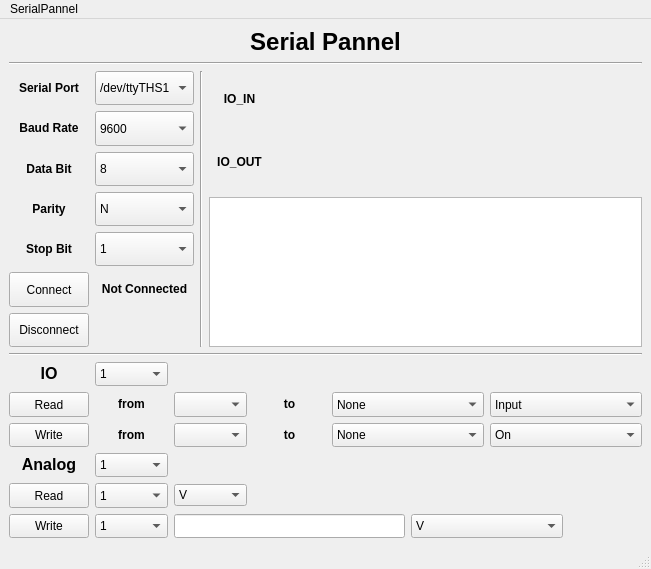
<?xml version="1.0" encoding="UTF-8"?>
<ui version="4.0">
 <class>MainWindow</class>
 <widget class="QMainWindow" name="MainWindow">
  <property name="geometry">
   <rect>
    <x>0</x>
    <y>0</y>
    <width>651</width>
    <height>569</height>
   </rect>
  </property>
  <property name="windowTitle">
   <string>MainWindow</string>
  </property>
  <widget class="QWidget" name="centralwidget">
   <property name="sizePolicy">
    <sizepolicy hsizetype="Preferred" vsizetype="Preferred">
     <horstretch>0</horstretch>
     <verstretch>0</verstretch>
    </sizepolicy>
   </property>
   <layout class="QGridLayout" name="gridLayout_4" rowstretch="2,14,1,10" columnstretch="1,5,10">
    <item row="0" column="0" colspan="3">
     <layout class="QVBoxLayout" name="verticalLayout">
      <item>
       <widget class="QLabel" name="title">
        <property name="text">
         <string>&lt;html&gt;&lt;head/&gt;&lt;body&gt;&lt;p align=&quot;center&quot;&gt;&lt;span style=&quot; font-size:18pt; font-weight:600;&quot;&gt;Serial Pannel&lt;/span&gt;&lt;/p&gt;&lt;/body&gt;&lt;/html&gt;</string>
        </property>
        <property name="textFormat">
         <enum>Qt::AutoText</enum>
        </property>
        <property name="scaledContents">
         <bool>false</bool>
        </property>
       </widget>
      </item>
      <item>
       <widget class="Line" name="line_3">
        <property name="orientation">
         <enum>Qt::Horizontal</enum>
        </property>
       </widget>
      </item>
     </layout>
    </item>
    <item row="1" column="0">
     <layout class="QGridLayout" name="gridLayout_2" rowstretch="1,1,1,1,1,1,1" columnstretch="1,2">
      <property name="sizeConstraint">
       <enum>QLayout::SetDefaultConstraint</enum>
      </property>
      <property name="verticalSpacing">
       <number>6</number>
      </property>
      <item row="1" column="0">
       <widget class="QLabel" name="title_3">
        <property name="text">
         <string>&lt;html&gt;&lt;head/&gt;&lt;body&gt;&lt;p align=&quot;center&quot;&gt;&lt;span style=&quot; font-weight:600;&quot;&gt;Baud Rate&lt;/span&gt;&lt;/p&gt;&lt;/body&gt;&lt;/html&gt;</string>
        </property>
       </widget>
      </item>
      <item row="1" column="1">
       <widget class="QComboBox" name="baud_rate">
        <property name="sizePolicy">
         <sizepolicy hsizetype="Preferred" vsizetype="Expanding">
          <horstretch>0</horstretch>
          <verstretch>0</verstretch>
         </sizepolicy>
        </property>
        <property name="currentIndex">
         <number>1</number>
        </property>
        <item>
         <property name="text">
          <string>4800</string>
         </property>
        </item>
        <item>
         <property name="text">
          <string>9600</string>
         </property>
        </item>
        <item>
         <property name="text">
          <string>14400</string>
         </property>
        </item>
        <item>
         <property name="text">
          <string>19200</string>
         </property>
        </item>
        <item>
         <property name="text">
          <string>38400</string>
         </property>
        </item>
        <item>
         <property name="text">
          <string>56000</string>
         </property>
        </item>
        <item>
         <property name="text">
          <string>57600</string>
         </property>
        </item>
        <item>
         <property name="text">
          <string>115200</string>
         </property>
        </item>
       </widget>
      </item>
      <item row="0" column="1">
       <widget class="QComboBox" name="serial_port">
        <property name="sizePolicy">
         <sizepolicy hsizetype="Preferred" vsizetype="Preferred">
          <horstretch>0</horstretch>
          <verstretch>0</verstretch>
         </sizepolicy>
        </property>
        <item>
         <property name="text">
          <string>/dev/ttyTHS1</string>
         </property>
        </item>
        <item>
         <property name="text">
          <string>/dev/ttyTHS2</string>
         </property>
        </item>
       </widget>
      </item>
      <item row="4" column="1">
       <widget class="QComboBox" name="stop_bit">
        <property name="sizePolicy">
         <sizepolicy hsizetype="Preferred" vsizetype="Expanding">
          <horstretch>0</horstretch>
          <verstretch>0</verstretch>
         </sizepolicy>
        </property>
        <item>
         <property name="text">
          <string>1</string>
         </property>
        </item>
        <item>
         <property name="text">
          <string>1.5</string>
         </property>
        </item>
        <item>
         <property name="text">
          <string>2</string>
         </property>
        </item>
       </widget>
      </item>
      <item row="0" column="0">
       <widget class="QLabel" name="title_2">
        <property name="text">
         <string>&lt;html&gt;&lt;head/&gt;&lt;body&gt;&lt;p align=&quot;center&quot;&gt;&lt;span style=&quot; font-weight:600;&quot;&gt;Serial Port&lt;/span&gt;&lt;/p&gt;&lt;/body&gt;&lt;/html&gt;</string>
        </property>
       </widget>
      </item>
      <item row="3" column="0">
       <widget class="QLabel" name="title_5">
        <property name="text">
         <string>&lt;html&gt;&lt;head/&gt;&lt;body&gt;&lt;p align=&quot;center&quot;&gt;&lt;span style=&quot; font-weight:600;&quot;&gt;Parity&lt;/span&gt;&lt;/p&gt;&lt;/body&gt;&lt;/html&gt;</string>
        </property>
       </widget>
      </item>
      <item row="3" column="1">
       <widget class="QComboBox" name="parity">
        <property name="sizePolicy">
         <sizepolicy hsizetype="Preferred" vsizetype="Expanding">
          <horstretch>0</horstretch>
          <verstretch>0</verstretch>
         </sizepolicy>
        </property>
        <item>
         <property name="text">
          <string>N</string>
         </property>
        </item>
        <item>
         <property name="text">
          <string>E</string>
         </property>
        </item>
        <item>
         <property name="text">
          <string>O</string>
         </property>
        </item>
       </widget>
      </item>
      <item row="4" column="0">
       <widget class="QLabel" name="title_6">
        <property name="text">
         <string>&lt;html&gt;&lt;head/&gt;&lt;body&gt;&lt;p align=&quot;center&quot;&gt;&lt;span style=&quot; font-weight:600;&quot;&gt;Stop Bit&lt;/span&gt;&lt;/p&gt;&lt;/body&gt;&lt;/html&gt;</string>
        </property>
       </widget>
      </item>
      <item row="6" column="0">
       <widget class="QPushButton" name="disconnect_click">
        <property name="sizePolicy">
         <sizepolicy hsizetype="Minimum" vsizetype="Expanding">
          <horstretch>0</horstretch>
          <verstretch>0</verstretch>
         </sizepolicy>
        </property>
        <property name="text">
         <string>Disconnect</string>
        </property>
       </widget>
      </item>
      <item row="2" column="0">
       <widget class="QLabel" name="title_4">
        <property name="text">
         <string>&lt;html&gt;&lt;head/&gt;&lt;body&gt;&lt;p align=&quot;center&quot;&gt;&lt;span style=&quot; font-weight:600;&quot;&gt;Data Bit&lt;/span&gt;&lt;/p&gt;&lt;/body&gt;&lt;/html&gt;</string>
        </property>
       </widget>
      </item>
      <item row="2" column="1">
       <widget class="QComboBox" name="data_bit">
        <property name="sizePolicy">
         <sizepolicy hsizetype="Preferred" vsizetype="Expanding">
          <horstretch>0</horstretch>
          <verstretch>0</verstretch>
         </sizepolicy>
        </property>
        <property name="currentText">
         <string>8</string>
        </property>
        <property name="currentIndex">
         <number>3</number>
        </property>
        <item>
         <property name="text">
          <string>5</string>
         </property>
        </item>
        <item>
         <property name="text">
          <string>6</string>
         </property>
        </item>
        <item>
         <property name="text">
          <string>7</string>
         </property>
        </item>
        <item>
         <property name="text">
          <string>8</string>
         </property>
        </item>
       </widget>
      </item>
      <item row="5" column="0">
       <widget class="QPushButton" name="connect_click">
        <property name="sizePolicy">
         <sizepolicy hsizetype="Minimum" vsizetype="Expanding">
          <horstretch>0</horstretch>
          <verstretch>0</verstretch>
         </sizepolicy>
        </property>
        <property name="text">
         <string>Connect</string>
        </property>
       </widget>
      </item>
      <item row="5" column="1">
       <widget class="QLabel" name="waitinglabel">
        <property name="text">
         <string>&lt;html&gt;&lt;head/&gt;&lt;body&gt;&lt;p align=&quot;center&quot;&gt;&lt;span style=&quot; font-weight:600;&quot;&gt;Not Connected&lt;/span&gt;&lt;/p&gt;&lt;/body&gt;&lt;/html&gt;</string>
        </property>
       </widget>
      </item>
     </layout>
    </item>
    <item row="1" column="1">
     <widget class="Line" name="line_2">
      <property name="orientation">
       <enum>Qt::Vertical</enum>
      </property>
     </widget>
    </item>
    <item row="1" column="2">
     <layout class="QGridLayout" name="gridLayout_3" rowstretch="1,1,20" columnstretch="1,6">
      <property name="sizeConstraint">
       <enum>QLayout::SetDefaultConstraint</enum>
      </property>
      <item row="0" column="0">
       <widget class="QLabel" name="IO_label_2">
        <property name="text">
         <string>&lt;html&gt;&lt;head/&gt;&lt;body&gt;&lt;p align=&quot;center&quot;&gt;&lt;span style=&quot; font-weight:600;&quot;&gt;IO_IN&lt;/span&gt;&lt;/p&gt;&lt;/body&gt;&lt;/html&gt;</string>
        </property>
       </widget>
      </item>
      <item row="0" column="1" rowspan="2">
       <widget class="QWidget" name="led_widget" native="true">
        <property name="sizePolicy">
         <sizepolicy hsizetype="Minimum" vsizetype="Minimum">
          <horstretch>0</horstretch>
          <verstretch>0</verstretch>
         </sizepolicy>
        </property>
        <property name="minimumSize">
         <size>
          <width>360</width>
          <height>120</height>
         </size>
        </property>
        <property name="maximumSize">
         <size>
          <width>16777215</width>
          <height>120</height>
         </size>
        </property>
       </widget>
      </item>
      <item row="1" column="0">
       <widget class="QLabel" name="IO_label_3">
        <property name="text">
         <string>&lt;html&gt;&lt;head/&gt;&lt;body&gt;&lt;p align=&quot;center&quot;&gt;&lt;span style=&quot; font-weight:600;&quot;&gt;IO_OUT&lt;/span&gt;&lt;/p&gt;&lt;/body&gt;&lt;/html&gt;</string>
        </property>
       </widget>
      </item>
      <item row="2" column="0" colspan="2">
       <widget class="QTextEdit" name="serial_message">
        <property name="sizePolicy">
         <sizepolicy hsizetype="Minimum" vsizetype="Minimum">
          <horstretch>0</horstretch>
          <verstretch>0</verstretch>
         </sizepolicy>
        </property>
        <property name="minimumSize">
         <size>
          <width>420</width>
          <height>150</height>
         </size>
        </property>
        <property name="readOnly">
         <bool>true</bool>
        </property>
       </widget>
      </item>
     </layout>
    </item>
    <item row="2" column="0" colspan="3">
     <widget class="Line" name="line">
      <property name="orientation">
       <enum>Qt::Horizontal</enum>
      </property>
     </widget>
    </item>
    <item row="3" column="0" colspan="3">
     <layout class="QGridLayout" name="gridLayout" rowstretch="1,1,1,1,1,1" columnstretch="1,1,1,1,1,1,1,1">
      <item row="0" column="0">
       <widget class="QLabel" name="IO_label">
        <property name="text">
         <string>&lt;html&gt;&lt;head/&gt;&lt;body&gt;&lt;p align=&quot;center&quot;&gt;&lt;span style=&quot; font-size:12pt; font-weight:600;&quot;&gt;IO&lt;/span&gt;&lt;/p&gt;&lt;/body&gt;&lt;/html&gt;</string>
        </property>
       </widget>
      </item>
      <item row="0" column="1">
       <widget class="QComboBox" name="io_port">
        <property name="sizePolicy">
         <sizepolicy hsizetype="Preferred" vsizetype="Expanding">
          <horstretch>0</horstretch>
          <verstretch>0</verstretch>
         </sizepolicy>
        </property>
        <item>
         <property name="text">
          <string>1</string>
         </property>
        </item>
        <item>
         <property name="text">
          <string>2</string>
         </property>
        </item>
       </widget>
      </item>
      <item row="1" column="0">
       <widget class="QPushButton" name="io_read_click">
        <property name="sizePolicy">
         <sizepolicy hsizetype="Minimum" vsizetype="Expanding">
          <horstretch>0</horstretch>
          <verstretch>0</verstretch>
         </sizepolicy>
        </property>
        <property name="text">
         <string>Read</string>
        </property>
       </widget>
      </item>
      <item row="1" column="1">
       <widget class="QLabel" name="io_read_from_label">
        <property name="text">
         <string>&lt;html&gt;&lt;head/&gt;&lt;body&gt;&lt;p align=&quot;center&quot;&gt;&lt;span style=&quot; font-weight:600;&quot;&gt;from&lt;/span&gt;&lt;/p&gt;&lt;/body&gt;&lt;/html&gt;</string>
        </property>
       </widget>
      </item>
      <item row="1" column="2">
       <widget class="QComboBox" name="io_read_from">
        <property name="sizePolicy">
         <sizepolicy hsizetype="Preferred" vsizetype="Expanding">
          <horstretch>0</horstretch>
          <verstretch>0</verstretch>
         </sizepolicy>
        </property>
       </widget>
      </item>
      <item row="1" column="3">
       <widget class="QLabel" name="io_read_to_label">
        <property name="text">
         <string>&lt;html&gt;&lt;head/&gt;&lt;body&gt;&lt;p align=&quot;center&quot;&gt;&lt;span style=&quot; font-weight:600;&quot;&gt;to&lt;/span&gt;&lt;/p&gt;&lt;/body&gt;&lt;/html&gt;</string>
        </property>
       </widget>
      </item>
      <item row="1" column="4" colspan="2">
       <widget class="QComboBox" name="io_read_to">
        <property name="sizePolicy">
         <sizepolicy hsizetype="Preferred" vsizetype="Expanding">
          <horstretch>0</horstretch>
          <verstretch>0</verstretch>
         </sizepolicy>
        </property>
        <item>
         <property name="text">
          <string>None</string>
         </property>
        </item>
       </widget>
      </item>
      <item row="1" column="6" colspan="2">
       <widget class="QComboBox" name="io_read_state">
        <property name="sizePolicy">
         <sizepolicy hsizetype="Preferred" vsizetype="Expanding">
          <horstretch>0</horstretch>
          <verstretch>0</verstretch>
         </sizepolicy>
        </property>
        <item>
         <property name="text">
          <string>Input</string>
         </property>
        </item>
        <item>
         <property name="text">
          <string>Output</string>
         </property>
        </item>
       </widget>
      </item>
      <item row="2" column="0">
       <widget class="QPushButton" name="io_write_click">
        <property name="sizePolicy">
         <sizepolicy hsizetype="Minimum" vsizetype="Expanding">
          <horstretch>0</horstretch>
          <verstretch>0</verstretch>
         </sizepolicy>
        </property>
        <property name="text">
         <string>Write</string>
        </property>
       </widget>
      </item>
      <item row="2" column="1">
       <widget class="QLabel" name="io_write_from_label">
        <property name="text">
         <string>&lt;html&gt;&lt;head/&gt;&lt;body&gt;&lt;p align=&quot;center&quot;&gt;&lt;span style=&quot; font-weight:600;&quot;&gt;from&lt;/span&gt;&lt;/p&gt;&lt;/body&gt;&lt;/html&gt;</string>
        </property>
       </widget>
      </item>
      <item row="2" column="2">
       <widget class="QComboBox" name="io_write_from">
        <property name="sizePolicy">
         <sizepolicy hsizetype="Preferred" vsizetype="Expanding">
          <horstretch>0</horstretch>
          <verstretch>0</verstretch>
         </sizepolicy>
        </property>
       </widget>
      </item>
      <item row="2" column="3">
       <widget class="QLabel" name="io_write_to_label">
        <property name="text">
         <string>&lt;html&gt;&lt;head/&gt;&lt;body&gt;&lt;p align=&quot;center&quot;&gt;&lt;span style=&quot; font-weight:600;&quot;&gt;to&lt;/span&gt;&lt;/p&gt;&lt;/body&gt;&lt;/html&gt;</string>
        </property>
       </widget>
      </item>
      <item row="2" column="4" colspan="2">
       <widget class="QComboBox" name="io_write_to">
        <property name="sizePolicy">
         <sizepolicy hsizetype="Preferred" vsizetype="Expanding">
          <horstretch>0</horstretch>
          <verstretch>0</verstretch>
         </sizepolicy>
        </property>
        <item>
         <property name="text">
          <string>None</string>
         </property>
        </item>
       </widget>
      </item>
      <item row="2" column="6" colspan="2">
       <widget class="QComboBox" name="io_write_state">
        <property name="sizePolicy">
         <sizepolicy hsizetype="Preferred" vsizetype="Expanding">
          <horstretch>0</horstretch>
          <verstretch>0</verstretch>
         </sizepolicy>
        </property>
        <item>
         <property name="text">
          <string>On</string>
         </property>
        </item>
        <item>
         <property name="text">
          <string>Off</string>
         </property>
        </item>
       </widget>
      </item>
      <item row="3" column="0">
       <widget class="QLabel" name="Analog_label">
        <property name="text">
         <string>&lt;html&gt;&lt;head/&gt;&lt;body&gt;&lt;p align=&quot;center&quot;&gt;&lt;span style=&quot; font-size:12pt; font-weight:600;&quot;&gt;Analog&lt;/span&gt;&lt;/p&gt;&lt;/body&gt;&lt;/html&gt;</string>
        </property>
       </widget>
      </item>
      <item row="3" column="1">
       <widget class="QComboBox" name="analog_port">
        <property name="sizePolicy">
         <sizepolicy hsizetype="Preferred" vsizetype="Expanding">
          <horstretch>0</horstretch>
          <verstretch>0</verstretch>
         </sizepolicy>
        </property>
        <item>
         <property name="text">
          <string>1</string>
         </property>
        </item>
        <item>
         <property name="text">
          <string>2</string>
         </property>
        </item>
       </widget>
      </item>
      <item row="4" column="0">
       <widget class="QPushButton" name="analog_read_click">
        <property name="sizePolicy">
         <sizepolicy hsizetype="Minimum" vsizetype="Expanding">
          <horstretch>0</horstretch>
          <verstretch>0</verstretch>
         </sizepolicy>
        </property>
        <property name="text">
         <string>Read</string>
        </property>
       </widget>
      </item>
      <item row="4" column="1">
       <widget class="QComboBox" name="analog_read_from">
        <property name="sizePolicy">
         <sizepolicy hsizetype="Preferred" vsizetype="Expanding">
          <horstretch>0</horstretch>
          <verstretch>0</verstretch>
         </sizepolicy>
        </property>
        <item>
         <property name="text">
          <string>1</string>
         </property>
        </item>
        <item>
         <property name="text">
          <string>2</string>
         </property>
        </item>
       </widget>
      </item>
      <item row="5" column="0">
       <widget class="QPushButton" name="analog_write_click">
        <property name="sizePolicy">
         <sizepolicy hsizetype="Minimum" vsizetype="Expanding">
          <horstretch>0</horstretch>
          <verstretch>0</verstretch>
         </sizepolicy>
        </property>
        <property name="text">
         <string>Write</string>
        </property>
       </widget>
      </item>
      <item row="5" column="1">
       <widget class="QComboBox" name="analog_write_to">
        <property name="sizePolicy">
         <sizepolicy hsizetype="Preferred" vsizetype="Expanding">
          <horstretch>0</horstretch>
          <verstretch>0</verstretch>
         </sizepolicy>
        </property>
        <item>
         <property name="text">
          <string>1</string>
         </property>
        </item>
        <item>
         <property name="text">
          <string>2</string>
         </property>
        </item>
       </widget>
      </item>
      <item row="5" column="2" colspan="3">
       <widget class="QLineEdit" name="analog_wirte_value">
        <property name="sizePolicy">
         <sizepolicy hsizetype="Expanding" vsizetype="Expanding">
          <horstretch>0</horstretch>
          <verstretch>0</verstretch>
         </sizepolicy>
        </property>
       </widget>
      </item>
      <item row="5" column="5" colspan="2">
       <widget class="QComboBox" name="analog_write_unit">
        <property name="sizePolicy">
         <sizepolicy hsizetype="Preferred" vsizetype="Expanding">
          <horstretch>0</horstretch>
          <verstretch>0</verstretch>
         </sizepolicy>
        </property>
        <item>
         <property name="text">
          <string>V</string>
         </property>
        </item>
        <item>
         <property name="text">
          <string>mA</string>
         </property>
        </item>
       </widget>
      </item>
      <item row="4" column="2">
       <widget class="QComboBox" name="analog_read_unit">
        <item>
         <property name="text">
          <string>V</string>
         </property>
        </item>
        <item>
         <property name="text">
          <string>mA</string>
         </property>
        </item>
       </widget>
      </item>
     </layout>
    </item>
   </layout>
  </widget>
  <widget class="QMenuBar" name="menubar">
   <property name="geometry">
    <rect>
     <x>0</x>
     <y>0</y>
     <width>651</width>
     <height>20</height>
    </rect>
   </property>
   <widget class="QMenu" name="menuSerialPannel">
    <property name="title">
     <string>SerialPannel</string>
    </property>
   </widget>
   <addaction name="menuSerialPannel"/>
  </widget>
  <widget class="QStatusBar" name="statusbar"/>
 </widget>
 <resources/>
 <connections>
  <connection>
   <sender>connect_click</sender>
   <signal>clicked()</signal>
   <receiver>MainWindow</receiver>
   <slot>serial_connect()</slot>
   <hints>
    <hint type="sourcelabel">
     <x>128</x>
     <y>248</y>
    </hint>
    <hint type="destinationlabel">
     <x>63</x>
     <y>249</y>
    </hint>
   </hints>
  </connection>
  <connection>
   <sender>disconnect_click</sender>
   <signal>clicked()</signal>
   <receiver>MainWindow</receiver>
   <slot>serial_disconnect()</slot>
   <hints>
    <hint type="sourcelabel">
     <x>103</x>
     <y>286</y>
    </hint>
    <hint type="destinationlabel">
     <x>25</x>
     <y>298</y>
    </hint>
   </hints>
  </connection>
  <connection>
   <sender>io_read_click</sender>
   <signal>clicked()</signal>
   <receiver>MainWindow</receiver>
   <slot>io_read_click_callback()</slot>
   <hints>
    <hint type="sourcelabel">
     <x>76</x>
     <y>352</y>
    </hint>
    <hint type="destinationlabel">
     <x>17</x>
     <y>345</y>
    </hint>
   </hints>
  </connection>
  <connection>
   <sender>io_write_click</sender>
   <signal>clicked()</signal>
   <receiver>MainWindow</receiver>
   <slot>io_write_click_callback()</slot>
   <hints>
    <hint type="sourcelabel">
     <x>87</x>
     <y>385</y>
    </hint>
    <hint type="destinationlabel">
     <x>25</x>
     <y>383</y>
    </hint>
   </hints>
  </connection>
  <connection>
   <sender>analog_read_click</sender>
   <signal>clicked()</signal>
   <receiver>MainWindow</receiver>
   <slot>analog_read_click_callback()</slot>
   <hints>
    <hint type="sourcelabel">
     <x>93</x>
     <y>448</y>
    </hint>
    <hint type="destinationlabel">
     <x>21</x>
     <y>441</y>
    </hint>
   </hints>
  </connection>
  <connection>
   <sender>analog_write_click</sender>
   <signal>clicked()</signal>
   <receiver>MainWindow</receiver>
   <slot>analog_write_click_callback()</slot>
   <hints>
    <hint type="sourcelabel">
     <x>64</x>
     <y>477</y>
    </hint>
    <hint type="destinationlabel">
     <x>16</x>
     <y>481</y>
    </hint>
   </hints>
  </connection>
 </connections>
 <slots>
  <slot>serial_connect()</slot>
  <slot>serial_disconnect()</slot>
  <slot>io_read_click_callback()</slot>
  <slot>io_write_click_callback()</slot>
  <slot>analog_read_click_callback()</slot>
  <slot>analog_write_click_callback()</slot>
 </slots>
</ui>
